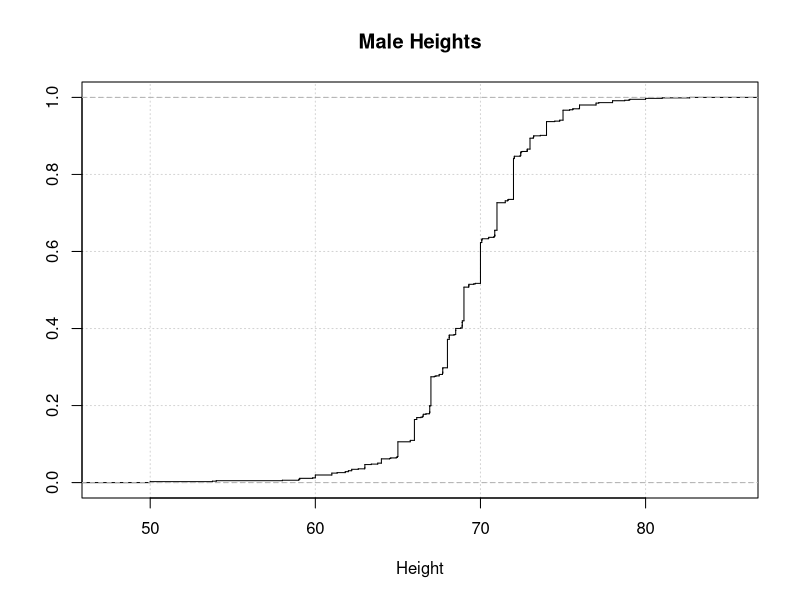
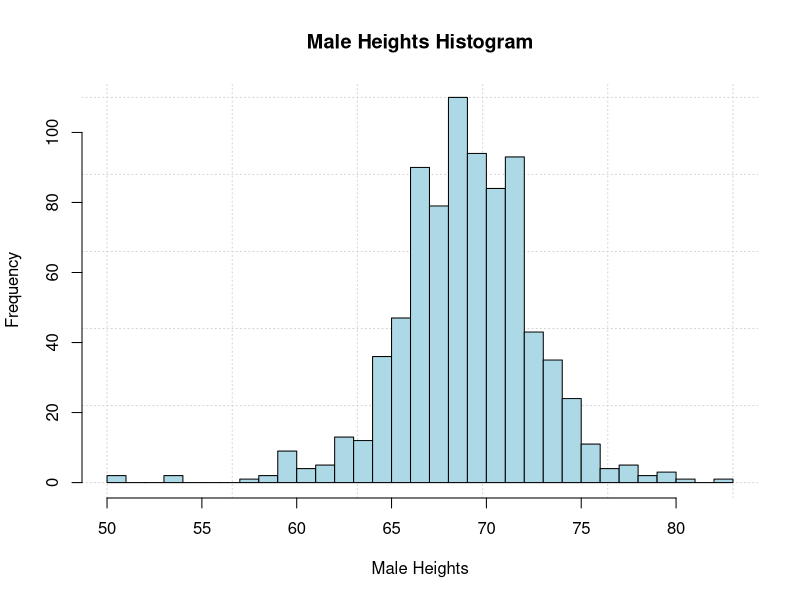
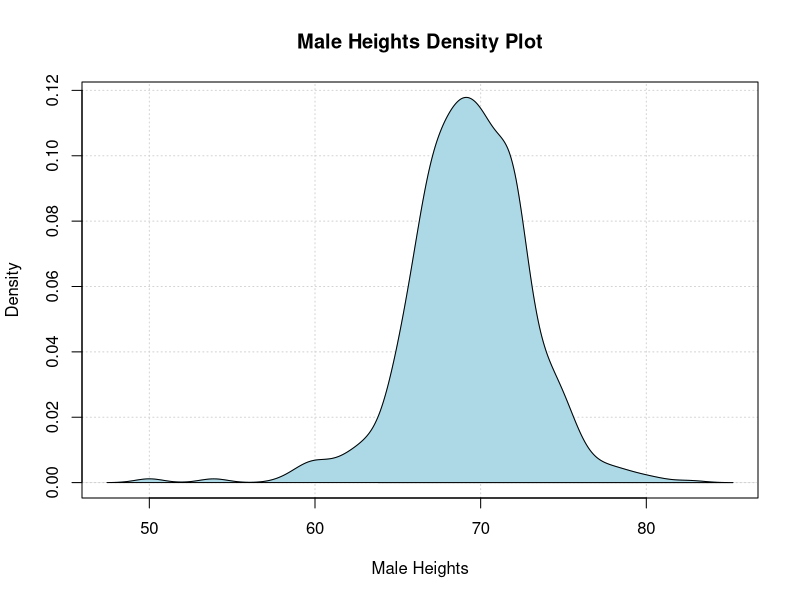

Source code (R) for these figures, in order:
library(dslabs)
data(heights)

# Empirical Cumulative distribution function plot
male_heights = heights$height[heights$sex == "Male"]
male_heights_ecdf = ecdf(male_heights)
plot(male_heights_ecdf,
     do.points = FALSE,
     verticals = TRUE,
     xlab = 'Height',
     ylab = '',
     main = 'Male Heights',
     panel.first = grid())

# Histogram
male_heights_histogram = hist(male_heights,
     breaks = 30, plot = FALSE)
plot(male_heights_histogram,
     col = "lightblue",
     xlab = "Male Heights",
     main = "Male Heights Histogram",
     panel.first = grid())

# Density plot
density = density(male_heights)
plot(density, 
     col = "lightblue",
     xlab = "Male Heights",
     main = "Male Heights Density Plot",
     panel.first = grid())
polygon(density, col="lightblue") 
